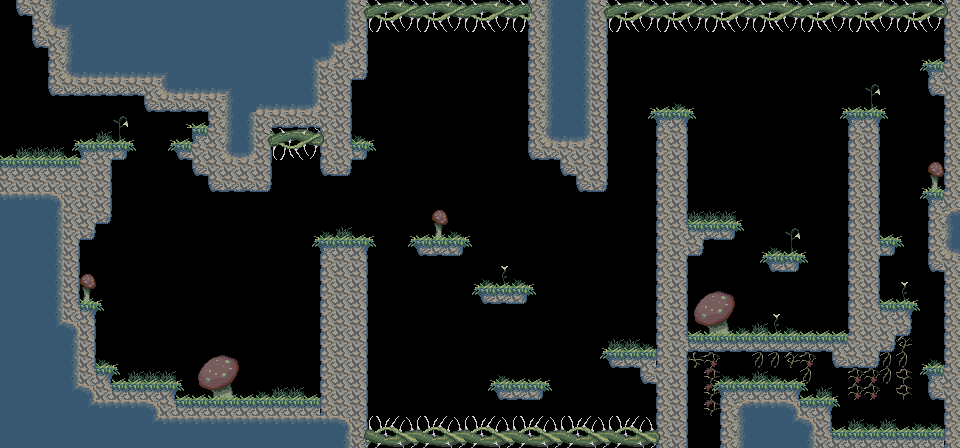

A 2D game scene composited from a Tiled map and its tileset images. What follows is a short description and the map's XML, with each tile layer's data collapsed to a summary:
An orthogonal 60x28 tile map with 16x16 px tiles, 3 tile layers (FarBack, NearBack, Ground) and 10 objects (3x balloonMonster, 2x exit, 2x firePlant, entrance, fireRoot, ...).

<map version="1.0" orientation="orthogonal" width="60" height="28" tilewidth="16" tileheight="16">
 <properties>
  <property name="name" value="Ups and Downs" />
 </properties>
 <tileset firstgid="1" source="tiles.tsx" />
 <layer name="FarBack" width="60" height="28">
  <data>[1680 cells, 96 non-empty, 23 distinct tile ids]</data>
 </layer>
 <layer name="NearBack" width="60" height="28">
  <data>[1680 cells, 193 non-empty, 12 distinct tile ids]</data>
 </layer>
 <layer name="Ground" width="60" height="28">
  <data>[1680 cells, 709 non-empty, 46 distinct tile ids]</data>
 </layer>
 <objectgroup name="Connections" width="60" height="28">
  <object name="left" type="entrance" x="16" y="128" width="16" height="32" />
  <object type="exit" x="0" y="16" width="16" height="144">
   <properties>
    <property name="entrance" value="right" />
    <property name="from" value="right" />
    <property name="to" value="start" />
   </properties>
  </object>
  <object type="exit" x="688" y="432" width="32" height="16">
   <properties>
    <property name="entrance" value="top" />
    <property name="from" value="up" />
    <property name="to" value="descent" />
   </properties>
  </object>
 </objectgroup>
 <objectgroup name="Spawns" width="60" height="28">
  <object type="balloonMonster" x="280" y="368" width="32" height="32" />
  <object type="firePlant" x="128" y="336" width="48" height="48" />
  <object type="balloonMonster" x="616" y="320" width="32" height="32" />
  <object type="firePlant" x="496" y="336" width="48" height="48" />
  <object type="fireRoot" x="824" y="32" width="32" height="32" />
  <object type="balloonMonster" x="720" y="304" width="48" height="32" />
  <object type="waterPlant" x="688" y="176" width="48" height="48" />
 </objectgroup>
</map>
